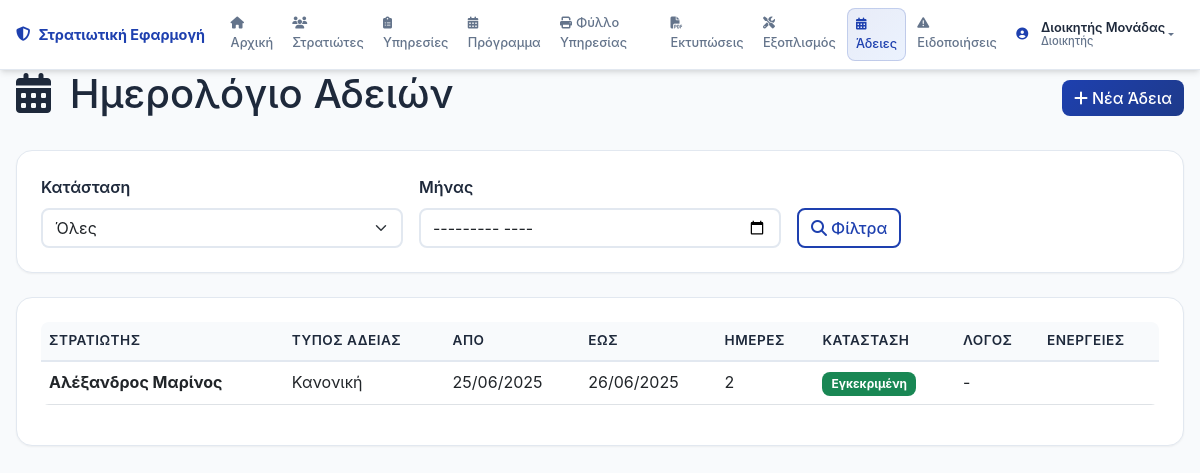
The app's page /leaves (signed in) with its own data.
### models.py (models this page shows, shortened)
class User(UserMixin, db.Model):
    id = db.Column(db.Integer, primary_key=True)
    username = db.Column(db.String(80), unique=True, nullable=False)
    password_hash = db.Column(db.String(256), nullable=False)
    role = db.Column(db.String(50), nullable=False)  # Διοικητής, Υπασπιστήριο, ΑΥΔΜ, ΓΡΑΦΙΟ ΑΡΧΗΛΟΧΕΙΑ
    full_name = db.Column(db.String(100), nullable=False)
    created_at = db.Column(db.DateTime, default=datetime.utcnow)
    last_login = db.Column(db.DateTime)
    active = db.Column(db.Boolean, default=True)
    def can_view_logs(self):
        return self.role == "Διοικητής"

class SoldierLeave(db.Model):
    id = db.Column(db.Integer, primary_key=True)
    soldier_id = db.Column(db.Integer, db.ForeignKey('soldier.id'), nullable=False)
    leave_type = db.Column(db.String(50), nullable=False)  # Κανονική, Ασθένεια, Εκτακτη, κλπ
    start_date = db.Column(db.Date, nullable=False)
    end_date = db.Column(db.Date, nullable=False)
    days_count = db.Column(db.Integer, nullable=False)
    reason = db.Column(db.Text)
    status = db.Column(db.String(20), default='Pending')  # Pending, Approved, Rejected
    approved_by = db.Column(db.Integer, db.ForeignKey('user.id'), nullable=True)
    approved_date = db.Column(db.DateTime, nullable=True)
    created_at = db.Column(db.DateTime, default=datetime.utcnow)
    notes = db.Column(db.Text)
    soldier = db.relationship('Soldier', backref='leaves')
    approver = db.relationship('User', backref='approved_leaves')

class Soldier(db.Model):
    id = db.Column(db.Integer, primary_key=True)
    name = db.Column(db.String(100), nullable=False)
    military_id = db.Column(db.String(20), unique=True, nullable=False)
    enlistment_date = db.Column(db.Date, nullable=False)
    specialty = db.Column(db.String(100))
    status = db.Column(db.String(50), default='Active')  # Active, On Leave
    exemption_no_duty = db.Column(db.Boolean, default=False)  # Άνευ υπηρεσίας
    exemption_no_shaving = db.Column(db.Boolean, default=False)  # Άνευ ξυρίσματος
    exemption_no_boots = db.Column(db.Boolean, default=False)  # Άνευ αρβυλών
    days_out_of_service = db.Column(db.Integer, default=0)  # Μέρες ΕΥ (Εκτός Υπηρεσίας)
    out_of_service_reason = db.Column(db.String(200))  # Λόγος ΕΥ
    created_at = db.Column(db.DateTime, default=datetime.utcnow)
    birth_date = db.Column(db.Date)  # ΗΜΕΡΟΜΗΝΙΑ ΓΕΝΝΗΣΗΣ
    mother_name = db.Column(db.String(100))  # ΟΝΟΜΑ ΜΗΤΡΟΣ
    father_name = db.Column(db.String(100))  # ΟΝΟΜΑ ΠΑΤΡΟΣ
    profession = db.Column(db.String(100))  # ΕΠΑΓΓΕΛΜΑ
    mother_profession = db.Column(db.String(100))  # ΕΠΑΓΓΕΛΜΑ ΜΗΤΡΟΣ
    father_profession = db.Column(db.String(100))  # ΕΠΑΓΓΕΛΜΑ ΠΑΤΡΟΣ
    brothers_count = db.Column(db.Integer, default=0)  # ΑΡΙΘΜΟΣ ΑΔΕΛΦΩΝ
    sisters_count = db.Column(db.Integer, default=0)  # ΑΡΙΘΜΟΣ ΑΔΕΛΦΩΝ
    residence_address = db.Column(db.String(200))  # ΔΙΕΥΘΥΝΣΗ ΔΙΑΜΟΝΗΣ
    residence_city = db.Column(db.String(100))  # ΠΟΛΗ ΔΙΑΜΟΝΗΣ
    residence_prefecture = db.Column(db.String(100))  # ΝΟΜΟΣ ΔΙΑΜΟΝΗΣ
    personal_phone = db.Column(db.String(20))  # ΤΗΛΕΦΩΝΟ ΠΡΟΣΩΠΙΚΟ
    parents_phone = db.Column(db.String(20))  # ΤΗΛΕΦΩΝΟ ΓΟΝΕΩΝ
    education = db.Column(db.String(200))  # ΣΠΟΥΔΕΣ
    special_skills = db.Column(db.String(300))  # ΕΙΔΙΚΕΣ ΓΝΩΣΕΙΣ
    category = db.Column(db.String(50))  # ΚΑΤΗΓΟΡΙΑ (ΕΚΠΑΙΔΕΥΟΜΕΝΟΣ, ΟΡΓΑΝΙΚΟΣ, ΦΡΟΥΡΑ)
    medical_category = db.Column(db.String(20))  # ΙΑΤΡΙΚΗ ΚΑΤΗΓΟΡΙΑ (Ι1, Ι2, Ι3 ΕΝΟΠΛΟ, Ι3 ΑΟΠΛΟ, Ι4)
    amka = db.Column(db.String(11))  # ΑΜΚΑ
    tax_number = db.Column(db.String(20))  # ΑΡΙΘ. ΦΟΡΟΛΟΓ ΜΗΤΡΩΟΥ
    iban = db.Column(db.String(27))  # ΙΒΑΝ
    bank = db.Column(db.String(50))  # ΤΡΑΠΕΖΑ
    email = db.Column(db.String(120))  # EMAIL
    parent_email = db.Column(db.String(120))  # EMAIL ΓΟΝΕΑ
    interview_notes = db.Column(db.Text)  # ΠΑΡΑΤΗΡΗΣΕΙΣ
    duty_assignments = db.relationship('DutyAssignment', backref='soldier', lazy=True, cascade='all, delete-orphan')

### routes.py (the view, shortened to what this page needs)
@app.route('/leaves')
@login_required
def leaves():
    status_filter = request.args.get('status', '')
    month_filter = request.args.get('month', '')
    query = SoldierLeave.query.join(Soldier)
    if status_filter:
        query = query.filter(SoldierLeave.status == status_filter)
    leaves_list = query.order_by(SoldierLeave.start_date.desc()).all()
    active_leaves = SoldierLeave.query.filter(
        SoldierLeave.status == 'Approved',
        SoldierLeave.start_date <= date.today(),
        SoldierLeave.end_date >= date.today()
    ).all()
    return render_template('leaves.html',
                         leaves_list=leaves_list,
                         active_leaves=active_leaves,
                         status_filter=status_filter,
                         month_filter=month_filter)

### app.py (called while the page is built)
@login_manager.user_loader
def load_user(user_id):
    from models import User
    return User.query.get(int(user_id))

### templates/leaves.html (shortened to what this page needs)
{% extends "base.html" %}
{% block content %}
<div class="d-flex justify-content-between align-items-center mb-4">
    <h1>
        <i class="fas fa-calendar-alt me-2"></i>
        Ημερολόγιο Αδειών
    </h1>
    <a href="{{ url_for('add_leave') }}" class="btn btn-primary">
        <i class="fas fa-plus me-1"></i>Νέα Άδεια
    </a>
</div>
<div class="card mb-4">
    <div class="card-body">
        <form method="GET" class="row g-3">
            <div class="col-md-4">
                <label for="status" class="form-label">Κατάσταση</label>
                <select class="form-select" id="status" name="status">
                    <option value="">Όλες</option>
                </select>
            </div>
            <div class="col-md-4">
                <label for="month" class="form-label">Μήνας</label>
                <input type="month" class="form-control" id="month" name="month" value="{{ month_filter }}">
            </div>
            <div class="col-md-4 d-flex align-items-end">
                <button type="submit" class="btn btn-outline-primary">
                    <i class="fas fa-search me-1"></i>Φίλτρα
                </button>
            </div>
        </form>
    </div>
</div>
<div class="card">
    <div class="card-body">
        <div class="table-responsive">
            <table class="table table-hover">
                <thead>
                    <tr>
                        <th>Στρατιώτης</th>
                        <th>Τύπος Άδειας</th>
                        <th>Από</th>
                        <th>Έως</th>
                        <th>Ημέρες</th>
                        <th>Κατάσταση</th>
                        <th>Λόγος</th>
                        <th>Ενέργειες</th>
                    </tr>
                </thead>
                <tbody>
                    {% for leave in leaves_list %}
                    <tr>
                        <td><strong>{{ leave.soldier.name }}</strong></td>
                        <td>{{ leave.leave_type }}</td>
                        <td>{{ leave.start_date.strftime('%d/%m/%Y') }}</td>
                        <td>{{ leave.end_date.strftime('%d/%m/%Y') }}</td>
                        <td>{{ leave.days_count }}</td>
                        <td>
                            {% if leave.status == 'Pending' %}
                                <span class="badge bg-warning">Εκκρεμής</span>
                            {% elif leave.status == 'Approved' %}
                                <span class="badge bg-success">Εγκεκριμένη</span>
                            {% else %}
                                <span class="badge bg-danger">Απορριφθείσα</span>
                            {% endif %}
                        </td>
                        <td>{{ leave.reason or '-' }}</td>
                        <td>
                        </td>
                    </tr>
                    {% endfor %}
                </tbody>
            </table>
        </div>
    </div>
</div>
{% endblock %}

### templates/base.html (shortened to what this page needs)
<!DOCTYPE html>
<html lang="el">
<head>
    <link href="https://cdn.jsdelivr.net/npm/bootstrap@5.3.0/dist/css/bootstrap.min.css" rel="stylesheet">
    <link href="https://cdnjs.cloudflare.com/ajax/libs/font-awesome/6.4.0/css/all.min.css" rel="stylesheet">
    <link href="{{ url_for('static', filename='css/style.css') }}" rel="stylesheet">
</head>
<body>
    <nav class="navbar navbar-expand-lg navbar-dark military-nav">
        <div class="container-fluid">
            <a class="navbar-brand" href="{{ url_for('index') }}">
                <i class="fas fa-shield-alt me-2"></i>
                Στρατιωτική Εφαρμογή
            </a>
            <div class="collapse navbar-collapse" id="navbarNav">
                <ul class="navbar-nav me-auto">
                    <li class="nav-item">
                        <a class="nav-link {{ 'active' if request.endpoint == 'index' }}" href="{{ url_for('index') }}">
                            <i class="fas fa-home me-1"></i>Αρχική
                        </a>
                    </li>
                    <li class="nav-item">
                        <a class="nav-link {{ 'active' if request.endpoint == 'soldiers' }}" href="{{ url_for('soldiers') }}">
                            <i class="fas fa-users me-1"></i>Στρατιώτες
                        </a>
                    </li>
                    <li class="nav-item">
                        <a class="nav-link {{ 'active' if request.endpoint == 'duties' }}" href="{{ url_for('duties') }}">
                            <i class="fas fa-clipboard-list me-1"></i>Υπηρεσίες
                        </a>
                    </li>
                    <li class="nav-item">
                        <a class="nav-link {{ 'active' if request.endpoint == 'schedule' }}" href="{{ url_for('schedule') }}">
                            <i class="fas fa-calendar-alt me-1"></i>Πρόγραμμα
                        </a>
                    </li>
                    <li class="nav-item">
                        <a class="nav-link {{ 'active' if request.endpoint == 'duty_sheet' }}" href="{{ url_for('duty_sheet') }}">
                            <i class="fas fa-print me-1"></i>Φύλλο Υπηρεσίας
                        </a>
                    </li>
                    <li class="nav-item">
                        <a class="nav-link {{ 'active' if request.endpoint == 'prints' }}" href="{{ url_for('prints') }}">
                            <i class="fas fa-file-pdf me-1"></i>Εκτυπώσεις
                        </a>
                    </li>
                    <li class="nav-item">
                        <a class="nav-link {{ 'active' if request.endpoint == 'equipment' }}" href="{{ url_for('equipment') }}">
                            <i class="fas fa-tools me-1"></i>Εξοπλισμός
                        </a>
                    </li>
                    <li class="nav-item">
                        <a class="nav-link {{ 'active' if request.endpoint == 'leaves' }}" href="{{ url_for('leaves') }}">
                            <i class="fas fa-calendar-alt me-1"></i>Άδειες
                        </a>
                    </li>
                    <li class="nav-item">
                        <a class="nav-link {{ 'active' if request.endpoint == 'staffing_alerts' }}" href="{{ url_for('staffing_alerts') }}">
                            <i class="fas fa-exclamation-triangle me-1"></i>Ειδοποιήσεις
                        </a>
                    </li>
                </ul>
                {% if current_user.is_authenticated %}
                <div class="navbar-nav ms-auto">
                    <li class="nav-item dropdown">
                        <a class="nav-link dropdown-toggle d-flex align-items-center" href="#" id="navbarDropdown" role="button" data-bs-toggle="dropdown" aria-expanded="false">
                            <div class="user-avatar me-2">
                                <i class="fas fa-user-circle"></i>
                            </div>
                            <div class="user-info">
                                <div class="user-name">{{ current_user.full_name }}</div>
                                <div class="user-role">{{ current_user.role }}</div>
                            </div>
                        </a>
                    </li>
                </div>
                {% endif %}
            </div>
        </div>
    </nav>
    <div class="container-fluid">
        <div class="row">
            <div class="col-12">
                {% block content %}{% endblock %}
            </div>
        </div>
    </div>
</body>
</html>

### static/css/style.css (style rules this page uses)
:root { --primary-color: #1e40af; --primary-dark: #1e3a8a; --primary-light: #3b82f6; --secondary-color: #64748b; --accent-color: #0ea5e9; --success-color: #10b981; --warning-color: #f59e0b; --danger-color: #ef4444; --info-color: #06b6d4; --light-bg: #f8fafc; --card-bg: #ffffff; --dark-text: #1e293b; --text-secondary: #64748b; --border-color: #e2e8f0; --shadow-sm: 0 1px 2px 0 rgba(0, 0, 0, 0.05); --shadow-md: 0 4px 6px -1px rgba(0, 0, 0, 0.1), 0 2px 4px -1px rgba(0, 0, 0, 0.06); --shadow-lg: 0 10px 15px -3px rgba(0, 0, 0, 0.1), 0 4px 6px -2px rgba(0, 0, 0, 0.05); --shadow-xl: 0 20px 25px -5px rgba(0, 0, 0, 0.1), 0 10px 10px -5px rgba(0, 0, 0, 0.04); }
body { font-family: 'Inter', -apple-system, BlinkMacSystemFont, 'Segoe UI', Roboto, sans-serif; background-color: var(--light-bg); color: var(--dark-text); line-height: 1.6; -webkit-font-smoothing: antialiased; -moz-osx-font-smoothing: grayscale; }
.container-fluid { padding-left: 1rem; padding-right: 1rem; max-width: 1400px; margin: 0 auto; }
.military-nav { background: var(--card-bg); box-shadow: var(--shadow-md); border-bottom: 1px solid var(--border-color); backdrop-filter: blur(10px); position: sticky; top: 0; z-index: 1000; }
.navbar-brand { font-weight: 700; font-size: 1rem; color: var(--primary-color) !important; display: flex; align-items: center; }
.navbar-brand i { color: var(--primary-color); margin-right: 0.3rem; font-size: 0.9rem; }
.navbar-nav .nav-link { border-radius: 8px; margin: 0 0.1rem; padding: 0.4rem 0.7rem !important; transition: all 0.2s ease; color: var(--text-secondary) !important; font-weight: 500; font-size: 0.85rem; position: relative; }
.navbar-nav .nav-link i { font-size: 0.8rem; margin-right: 0.3rem; }
.navbar-nav .nav-link.active { color: var(--primary-color) !important; background: linear-gradient(135deg, rgba(30, 64, 175, 0.1), rgba(59, 130, 246, 0.1)); border: 1px solid rgba(30, 64, 175, 0.2); }
.user-avatar i { font-size: 1.2rem; color: var(--primary-color); }
.user-info { text-align: left; }
.user-name { font-size: 0.8rem; font-weight: 600; color: var(--dark-text); line-height: 1.1; }
.user-role { font-size: 0.7rem; color: var(--text-secondary); line-height: 1.1; }
.card { border: 1px solid var(--border-color); box-shadow: var(--shadow-sm); border-radius: 16px; transition: all 0.2s ease; background: var(--card-bg); overflow: hidden; }
.card-body { padding: 1.5rem; }
.table { background-color: white; border-radius: 0.5rem; overflow: hidden; }
.table thead th { background-color: var(--light-bg); border-bottom: 2px solid var(--border-color); font-weight: 600; text-transform: uppercase; font-size: 0.85rem; letter-spacing: 0.5px; color: var(--dark-text); }
.table tbody tr { transition: all 0.2s ease; }
.badge { font-size: 0.75rem; padding: 0.5em 0.75em; border-radius: 0.5rem; }
.btn { border-radius: 0.5rem; font-weight: 500; transition: all 0.3s ease; border: none; }
.btn-primary { background: linear-gradient(135deg, var(--primary-color), var(--primary-dark)); color: white; }
.btn-outline-primary { border: 2px solid var(--primary-color); color: var(--primary-color); }
.form-control, .form-select { border: 2px solid var(--border-color); border-radius: 0.5rem; transition: all 0.3s ease; }
.form-label { font-weight: 600; color: var(--dark-text); margin-bottom: 0.5rem; }
@media (min-width: 992px) and (max-width: 1400px) { .navbar-nav .nav-link { padding: 0.3rem 0.5rem !important; font-size: 0.8rem; } }
@media (min-width: 992px) and (max-width: 1400px) { .navbar-nav .nav-link i { font-size: 0.75rem; } }
@media (min-width: 992px) and (max-width: 1400px) { .navbar-brand { font-size: 0.9rem; } }

### records on screen
User: full_name "Διοικητής Μονάδας", role "Διοικητής"
SoldierLeave: soldier.name "Αλέξανδρος Μαρίνος", leave_type "Κανονική", start_date "25/06/2025", end_date "26/06/2025", days_count "2", status "Εγκεκριμένη", reason "-"
